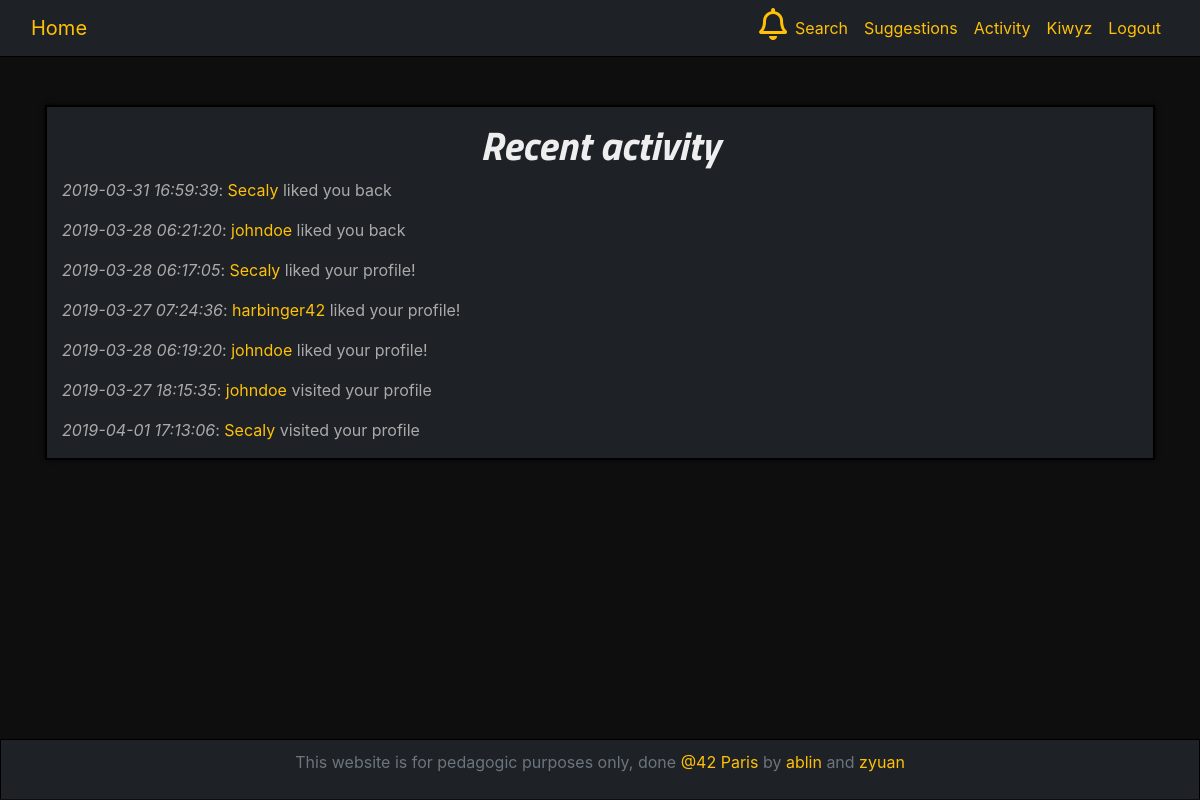
Before: /activity.php (signed in) with the older database file.
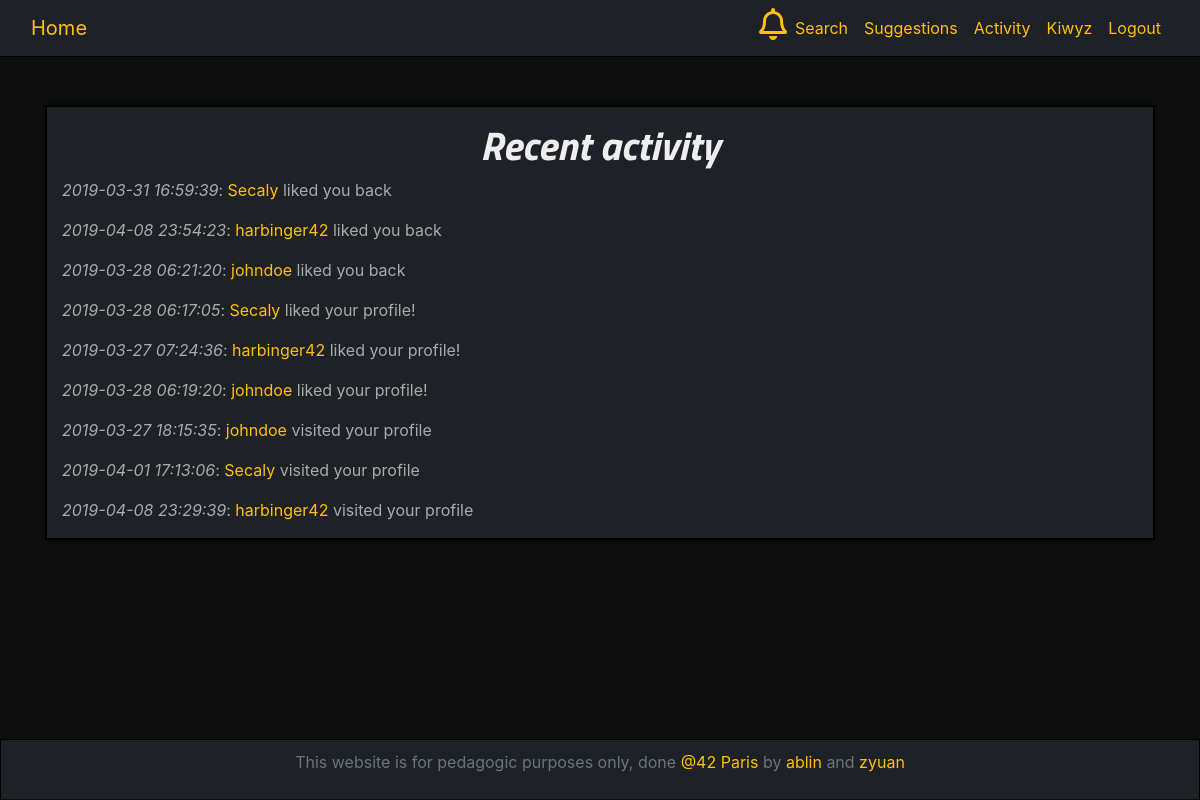
After: the same page with the newer database file.
### tables this page shows
CREATE TABLE `vote` (
  `id` int(11) NOT NULL,
  `id_voter` int(11) NOT NULL,
  `id_voted` int(11) NOT NULL,
  `type` tinyint(1) NOT NULL,
  `date` datetime DEFAULT NULL
);

CREATE TABLE `user` (
  `id` int(11) NOT NULL,
  `username` varchar(30) NOT NULL,
  `password` varchar(255) NOT NULL,
  `email` varchar(255) NOT NULL,
  `mail_token` varchar(128) DEFAULT NULL,
  `confirmed_token` datetime DEFAULT NULL,
  `password_token` varchar(128) DEFAULT NULL
);

CREATE TABLE `visit` (
  `id` int(11) NOT NULL,
  `id_visitor` int(11) NOT NULL,
  `id_visited` int(11) NOT NULL,
  `date` datetime NOT NULL
);

### class/autoloader.php (called while the page is built, shortened)
<?php
class autoloader
{
    static function autoload($class_name)
    {
        if (strpos($class_name, __NAMESPACE__ . '\\') == 0)
        {
            $class_name = str_replace(__NAMESPACE__ . '\\', '', $class_name);
        }
    }
}

### class/database.php (called while the page is built, shortened)
<?php
class database
{
    private $db_user;
    private $db_pass;
    private $dsn;
    private $pdo;
    private static $_instance;
    public function __construct($db_name, $db_host = "localhost", $db_user = "root", $db_pass = "root42")
    {
        $this->db_user = $db_user;
        $this->db_pass = $db_pass;
        $this->dsn = "mysql:dbname={$db_name};host={$db_host}";
    }
    public static function getInstance($db_name)
    {
        if (is_null(self::$_instance))
            self::$_instance = new database($db_name);
        return self::$_instance;
    }
    private function getPDO()
    {
        if ($this->pdo === null)
        {
            $pdo = new PDO($this->dsn, $this->db_user, $this->db_pass);
            $pdo->setAttribute(PDO::ATTR_ERRMODE, PDO::ERRMODE_EXCEPTION);
            $this->pdo = $pdo;
        }
        return $this->pdo;
    }
    public function prepare($statement, $attributes, $one = false, $class_name = null)
    {
        $req = $this->getPDO()->prepare($statement);
        $req->execute($attributes);
        if (strpos($statement, "SELECT") !== false)
        {
            if ($class_name === null)
                $req->setFetchMode(PDO::FETCH_OBJ);
            else
                $req->setFetchMode(PDO::FETCH_CLASS, $class_name);
            if ($one)
                $data = $req->fetch();
            else
                $data = $req->fetchAll();
            return $data;
        }
    }
}

### utils/fetch_activity.php (called while the page is built, shortened)
<?php
$db = database::getInstance('matcha');
if ($_SESSION['id'])
{
    $id = secure_input($_SESSION['id']);
    $visits = $db->prepare("SELECT * FROM `visit` RIGHT JOIN `user` ON visit.id_visitor = user.id WHERE `id_visited` = :user_id", array("user_id" => $id));
    $likes = $db->prepare("SELECT * FROM `vote` RIGHT JOIN `user` ON vote.id_voter = user.id WHERE `id_voted` = :voted AND `type` = 1", array("voted" => $id));
    $req= $db->prepare("SELECT * FROM `vote` RIGHT JOIN `user` ON vote.id_voter = user.id WHERE `id_voted` = :voted", array("voted" => $id));
    if ($req)
        foreach ($req as $item)
        {
            $attributes['voter'] = $id;
            $attributes['voted'] = $item->id_voter;
            $matching = $db->prepare("SELECT * FROM `vote` WHERE `id_voter` =:voter AND `id_voted` = :voted", $attributes);
            if ($matching) {
                $matching['username'] = $item->username;
                $matched[] = $matching;
            }
        }
}

### utils/functions.php (called while the page is built, shortened)
<?php
function secure_input($data)
{
    $data = trim($data);
    $data = stripslashes($data);
    $data = htmlspecialchars($data);
    return $data;
}

### activity.php (the view, shortened to what this page needs)
<!DOCTYPE html>
<html lang="en">
<head>
    <link rel="stylesheet" href="style/bootstrap.css">
    <link rel="stylesheet" href="style/style.css">
    <link rel="stylesheet" href="https://use.fontawesome.com/releases/v5.8.1/css/all.css">
</head>
<body>
<?php
require_once("includes/header.php");
require_once("utils/fetch_activity.php");
?>
<div class="container mt-5 small-page-wrapper">
    <div class="wrapper col-12">
        <h1>Recent activity</h1>
        <?php
            foreach ($matched as $user) {
                echo "<p><i>".$user[0]->date."</i>: ";
                echo "<a href='/Matcha/profile?u=".$user['username']."'>".$user['username']."</a> liked you back</p>";
            }
            foreach ($likes as $like) {
                echo "<p><i>".$like->date."</i>: <a href='/Matcha/profile?u=".$like->username."'>";
                echo "".$like->username."</a> liked your profile!</p>";
            }
            foreach ($visits as $visit) {
                echo "<p><i>".$visit->date."</i>: <a href='/Matcha/profile?u=".$visit->username."'>";
                echo "".$visit->username."</a> visited your profile</p>";
            }
        ?>
    </div>
</div>
<?php require_once("includes/footer.php");?>
</body>
</html>

Changed rows visible on the page:
added vote: date "2019-04-08 23:54:23"
added visit: date "2019-04-08 23:29:39", user.username "harbinger42"
Other visible differences:
new list line: ": harbinger42 liked you back"
